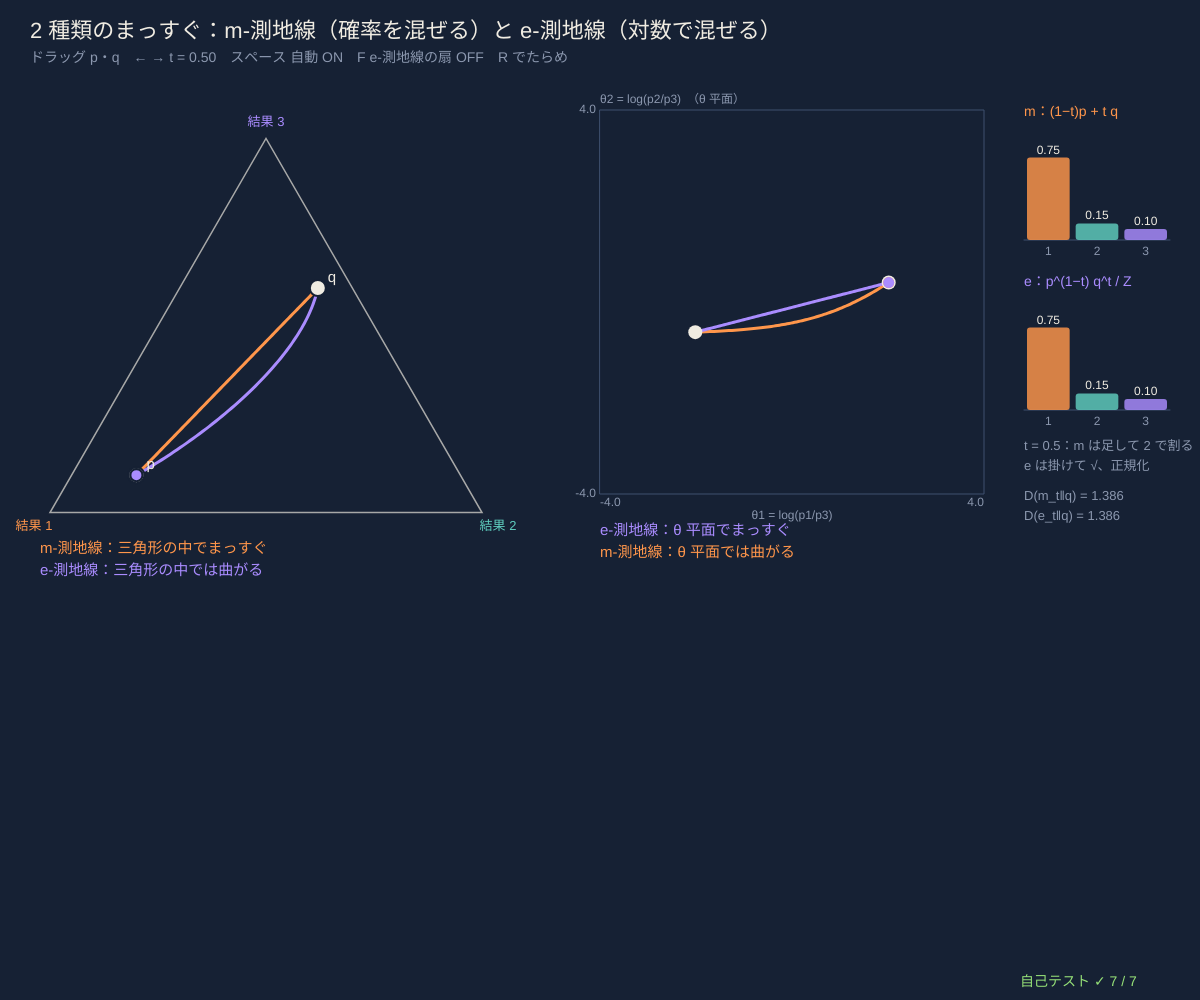
Frame 1 (no input)
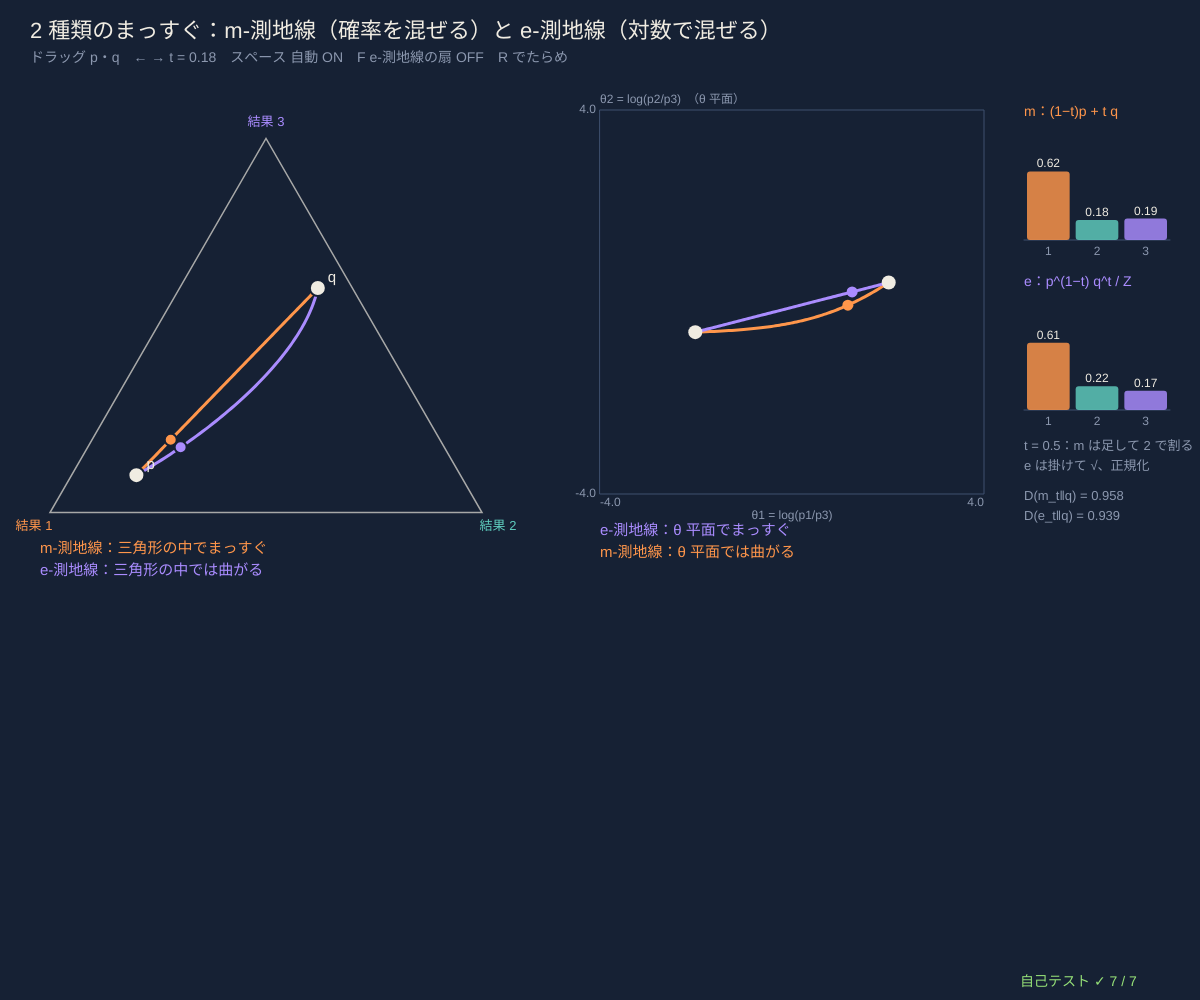
Frame 60 (no input)
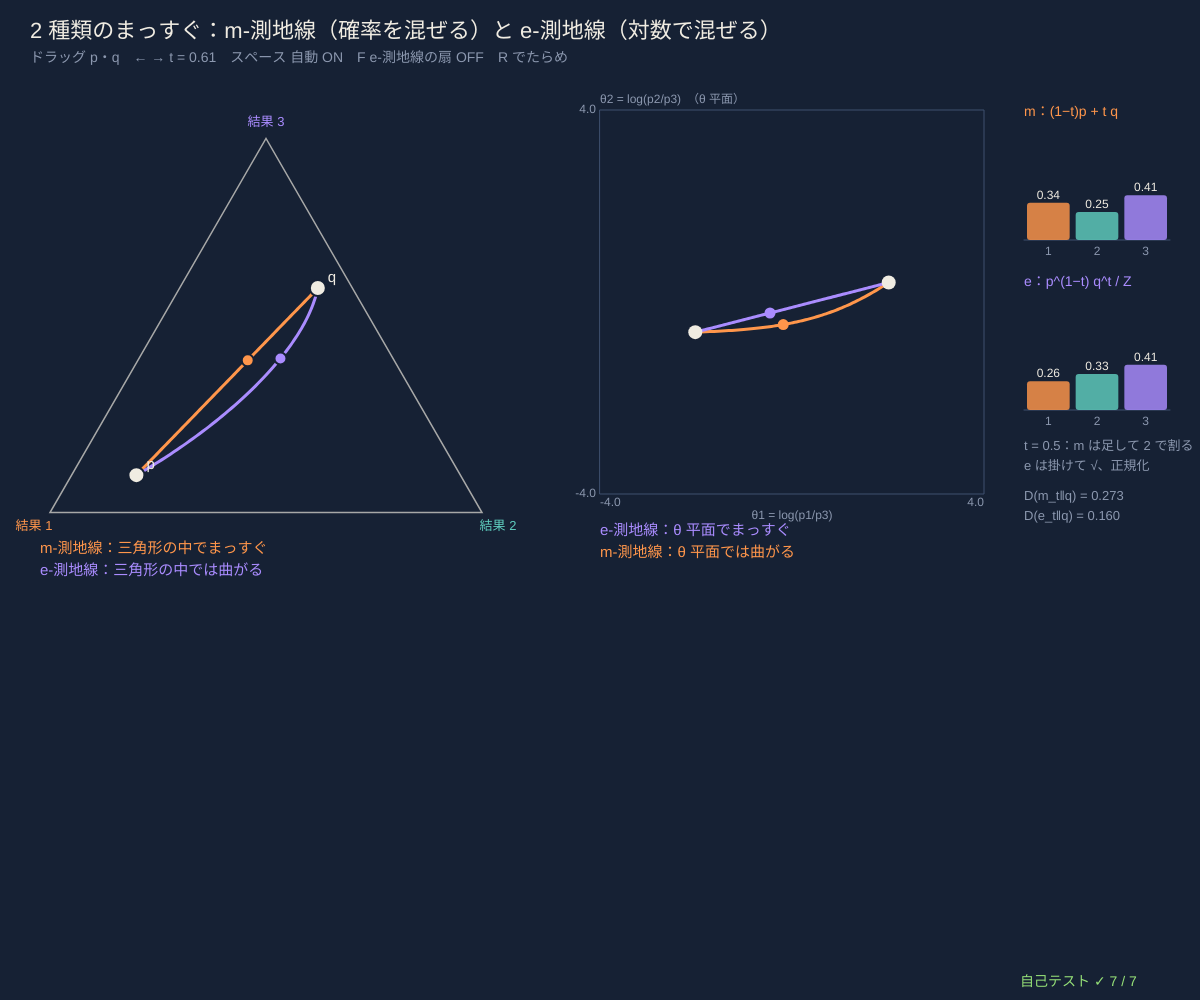
Frame 120 (the mouse pressed at the canvas centre since frame 60)

The p5.js sketch that drew these frames (run headless with seeded random() and noise() and a simulated clock; from frame 60 on, the mouse is pressed at the canvas centre):

// p5.js sketch
// ── sketch.js
// ============================================
// 05 2 種類のまっすぐ ─ 2 つの分布 p と q をつなぐ「まっすぐな道」は 2 つある
// m-測地線（mixture）：確率をそのまま混ぜる p_t = (1−t)p + t q → 確率の三角形（η 座標）でまっすぐ
// e-測地線（exponential）：対数で混ぜて正規化 log p_t = (1−t)log p + t log q − ψ(t) → θ 座標 θ_i = log(p_i/p_3) でまっすぐ
// 片方の座標でまっすぐな線は、もう片方の座標では曲がる（双対平坦）。左 = 確率の三角形、右 = θ 平面
// ドラッグ p・q / ← → t を動かす / スペース 自動 / F e-測地線の扇（q へ向かう道をたくさん）/ R でたらめ
// ============================================

const N_PATH = 80;                       // ★ 道を何分割で描くか
let pA = [0.75, 0.15, 0.1], qA = [0.08, 0.32, 0.6], tCur = 0.5, auto = true, fan = false, fr, tb, grab = null;

function setup() { createCanvas(windowWidth, windowHeight); selfTest(); layout(); }
function windowResized() { resizeCanvas(windowWidth, windowHeight); layout(); }
function layout() {
  let side = Math.min(width * 0.36, (height - 330) / 0.91);
  fr = simplexFrame(40 + side / 2 + 10, 120 + side * 0.62, side);
  let w = Math.min(width * 0.32, height * 0.48); tb = plotBox(width * 0.5, 110, w, w, -4, 4, -4, 4);
}
function thetaOf(p) { return [safeLog(p[0]) - safeLog(p[2]), safeLog(p[1]) - safeLog(p[2])]; }   // ★ θ 座標（3 番目を基準にした対数の比）
function pathOf(fn) { let out = []; for (let k = 0; k <= N_PATH; k++) out.push(fn(pA, qA, k / N_PATH)); return out; }

function draw() {
  background(...BG);
  hudTitle('2 種類のまっすぐ：m-測地線（確率を混ぜる）と e-測地線（対数で混ぜる）', 'ドラッグ p・q　← → t = ' + fmtN(tCur, 2) + '　スペース 自動 ' + (auto ? 'ON' : 'OFF') + '　F e-測地線の扇 ' + (fan ? 'ON' : 'OFF') + '　R でたらめ');
  if (auto) tCur = 0.5 - 0.5 * Math.cos(frameCount * 0.015);
  let mp = pathOf(mixM), ep = pathOf(mixE), mt = mixM(pA, qA, tCur), et = mixE(pA, qA, tCur);
  // ---- 左：確率の三角形
  drawSimplexFrame(fr);
  if (fan) for (let i = 1; i < 10; i++) for (let j = 1; j < 10 - i; j++) {   // いろいろな点から q への e-測地線（m なら全部まっすぐ）
    let s = [i / 10, j / 10, 1 - (i + j) / 10], ps = []; for (let k = 0; k <= 30; k++) ps.push(mixE(s, qA, k / 30)); simplexPath(fr, ps, [...VIOLET, 70], 1);
  }
  simplexPath(fr, mp, ORANGE, 3); simplexPath(fr, ep, VIOLET, 3);
  simplexDot(fr, pA, INK, 16, 'p'); simplexDot(fr, qA, INK, 16, 'q');
  simplexDot(fr, mt, ORANGE, 12); simplexDot(fr, et, VIOLET, 12);
  noStroke(); textSize(15); textAlign(LEFT, BASELINE); fill(...ORANGE); text('m-測地線：三角形の中でまっすぐ', 40, fr.v[0][1] + 40); fill(...VIOLET); text('e-測地線：三角形の中では曲がる', 40, fr.v[0][1] + 62);
  // ---- 右：θ 平面
  drawAxes(tb, 'θ1 = log(p1/p3)', 'θ2 = log(p2/p3)　（θ 平面）');
  plotLine(tb, mp.map(thetaOf), ORANGE, 3); plotLine(tb, ep.map(thetaOf), VIOLET, 3);
  for (let [P, col, r] of [[pA, INK, 14], [qA, INK, 14], [mt, ORANGE, 11], [et, VIOLET, 11]]) { let [x, y] = toScr(tb, ...thetaOf(P)); if (inRect(x, y, tb)) { noStroke(); fill(...col); circle(x, y, r); } }
  noStroke(); textSize(15); fill(...VIOLET); text('e-測地線：θ 平面でまっすぐ', tb.x, tb.y + tb.h + 44); fill(...ORANGE); text('m-測地線：θ 平面では曲がる', tb.x, tb.y + tb.h + 66);
  // ---- 右端：途中の分布の棒グラフと KL
  let bx = tb.x + tb.w + 40, bw = width - bx - 30;
  if (bw > 120) {
    drawBars(mt, { x: bx, y: 130, w: bw, h: 110 }); drawBars(et, { x: bx, y: 300, w: bw, h: 110 });
    fill(...ORANGE); textSize(14); textAlign(LEFT, BASELINE); text('m：(1−t)p + t q', bx, 116); fill(...VIOLET); text('e：p^(1−t) q^t / Z', bx, 286);
    fill(...DIMC); textSize(13);
    text('t = 0.5：m は足して 2 で割る', bx, 450); text('e は掛けて √、正規化', bx, 470);
    text('D(m_t‖q) = ' + fmtN(divKL(mt, qA), 3), bx, 500); text('D(e_t‖q) = ' + fmtN(divKL(et, qA), 3), bx, 520);
  }
  drawSelfTest(width - 180, height - 14);
}
function mousePressed() {
  grab = null;
  for (let [nm, P] of [['p', pA], ['q', qA]]) { let [x, y] = baryToXY(fr, P); if (dist(mouseX, mouseY, x, y) < 22) grab = nm; }
}
function mouseDragged() { if (grab === 'p') pA = clampSimplex(xyToBary(fr, mouseX, mouseY), 0.004); if (grab === 'q') qA = clampSimplex(xyToBary(fr, mouseX, mouseY), 0.004); }
function mouseReleased() { grab = null; }
function keyPressed() {
  if (key === LEFT_ARROW) { auto = false; tCur = clampv(tCur - 0.05, 0, 1); }
  if (key === RIGHT_ARROW) { auto = false; tCur = clampv(tCur + 0.05, 0, 1); }
  if (key === ' ') auto = !auto;
  if (key === 'f' || key === 'F') fan = !fan;
  if (key === 'r' || key === 'R') { pA = rndDist(3, 0.01); qA = rndDist(3, 0.01); }
  return false;
}

// ---- 自己テスト
function selfTest() {
  selfTestResults = [];
  seedRng(21); let okEnd = true, okSum = true, okLineM = true, okLineE = true, okMid = true, maxGap = 0;
  let col = (a, b, c) => Math.abs((b[0] - a[0]) * (c[1] - a[1]) - (b[1] - a[1]) * (c[0] - a[0]));
  for (let k = 0; k < 100; k++) {
    let p = rndDist(3, 0.005), q = rndDist(3, 0.005);
    for (let fn of [mixM, mixE]) {
      let a = fn(p, q, 0), b = fn(p, q, 1);
      if (a.some((v, i) => Math.abs(v - p[i]) > 1e-12) || b.some((v, i) => Math.abs(v - q[i]) > 1e-12)) okEnd = false;
      for (let t of [0.2, 0.5, 0.9]) if (Math.abs(fn(p, q, t).reduce((s, v) => s + v, 0) - 1) > 1e-12) okSum = false;
    }
    let m3 = mixM(p, q, 0.37); if (col(p, q, m3) > 1e-12) okLineM = false;
    let e3 = mixE(p, q, 0.37); if (col(thetaOf(p), thetaOf(q), thetaOf(e3)) > 1e-9 * (1 + Math.abs(thetaOf(q)[0]) * 10)) okLineE = false;
    let em = mixE(p, q, 0.5), g = p.map((v, i) => Math.sqrt(v * q[i])), gs = g.reduce((s, v) => s + v, 0);
    if (em.some((v, i) => Math.abs(v - g[i] / gs) > 1e-12)) okMid = false;
    maxGap = Math.max(maxGap, tvDist(mixM(p, q, 0.5), em));
  }
  check('両方の道とも t = 0 で p、t = 1 で q（100 組、誤差 1e-12）', okEnd);
  check('途中の分布はどれも合計 1', okSum);
  check('m-測地線の途中の点は p・q と一直線（確率の座標で）', okLineM);
  check('e-測地線の途中の点は θ = log(p_i/p_3) の座標で一直線', okLineE);
  check('e の中点 = √(p q) を正規化したもの、m の中点 = (p + q)/2', okMid);
  check('2 つの道はちがう：中点の差（全変動）の最大 ' + fmtN(maxGap, 3), maxGap > 0.05);
  let p = [0.7, 0.2, 0.1], q = [0.1, 0.3, 0.6], cv = true;
  for (let t = 0.1; t < 1; t += 0.1) { let a = divKL(mixM(p, q, t - 0.05), q), b = divKL(mixM(p, q, t), q), c = divKL(mixM(p, q, t + 0.05), q); if (a + c - 2 * b < -1e-12 || b > a) cv = false; }
  check('m-測地線に沿って D(p_t‖q) は減り続け、下に凸', cv);
  reportSelfTest();
}

// ---------- やってみよう ----------
// 1. p と q を三角形の辺の近くに置くと、e-測地線はどう曲がる？ 確率が 0 に近い結果はどうなる？
// 2. F の扇：q へ向かう e-測地線はどれも θ 平面でまっすぐ。三角形では？
// 3. t = 0.5 の 2 つの分布を棒グラフで比べよう。どちらが「とがって」いる？
// 4. p と q を入れかえても道は同じ？（向きだけ反対？）
// 5. 次の 06：e と m の 2 本のまっすぐが直角に交わると、ピタゴラスの定理が成り立つ

// ==================================================
// ここから下は「情報幾何の道具」（中身は読まなくても OK。消さないでね）
// ==================================================
// ---- 色と小さな道具（等高線地図の色）
const BG = [22, 33, 52];                // 背景（深いスレートブルー）
const INK = [240, 236, 226];            // 文字（紙の白）
const ORANGE = [255, 150, 75], VIOLET = [170, 140, 255], TEAL = [95, 205, 190], ROSE = [255, 110, 125], LIME = [150, 225, 120], SAND = [235, 210, 150];
const DIMC = [140, 152, 175], PANEL = [32, 46, 70], WIRE = [62, 80, 110];
const OUTC = [[255, 150, 75], [95, 205, 190], [170, 140, 255], [235, 210, 150], [255, 110, 125], [150, 225, 120], [120, 175, 255], [230, 140, 210]];   // 結果ごとの色
function clampv(v, a, b) { return v < a ? a : v > b ? b : v !== v ? a : v; }     // NaN なら a に戻す
function fmtN(v, d) { if (typeof v !== 'number' || v !== v) return '?'; if (!isFinite(v)) return v > 0 ? '∞' : '−∞'; return v.toFixed(d === undefined ? 2 : d); }
function fmtP(p, d) { return '(' + p.map((v) => fmtN(v, d === undefined ? 2 : d)).join(', ') + ')'; }
function hudTitle(t, sub) {              // 左上のタイトルと操作の説明
  noStroke(); fill(...INK); textSize(22); textAlign(LEFT, BASELINE); text(t, 30, 38);
  fill(...DIMC); textSize(14); textLeading(19); text(sub, 30, 62);
}
function inRect(x, y, r) { return x >= r.x && x <= r.x + r.w && y >= r.y && y <= r.y + r.h; }
function drawField(f) { if (f) image(f.img, f.x, f.y, f.w, f.h); }   // 等高線の地図（画像）を描く
function freeField(f) { if (f && f.img) f.img.remove(); }
// ---- 種つきの乱数（同じ種なら毎回同じ列 → 実験をくり返せる）
let rngState = 1;
function seedRng(s) { rngState = (s >>> 0) || 1; }
function rnd() {                       // 0〜1 の一様乱数（mulberry32）
  rngState = (rngState + 0x6d2b79f5) >>> 0;
  let t = rngState;
  t = Math.imul(t ^ (t >>> 15), t | 1);
  t ^= t + Math.imul(t ^ (t >>> 7), t | 61);
  return ((t ^ (t >>> 14)) >>> 0) / 4294967296;
}
function gaussRnd() { let u = 1 - rnd(), v = rnd(); return Math.sqrt(-2 * Math.log(u)) * Math.cos(2 * Math.PI * v); }   // 標準正規分布（ボックス-ミュラー法）
function rndDist(k, floor) {            // でたらめな確率分布（k 個、どれも floor 以上）
  let p = []; for (let i = 0; i < k; i++) p.push(-Math.log(1 - rnd()) + 1e-9);
  return mixFloor(normP(p), floor || 0);
}
function sampleIndex(p) { let u = rnd(), c = 0; for (let i = 0; i < p.length; i++) { c += p[i]; if (u < c) return i; } return p.length - 1; }
// ---- 情報の道具：確率分布 p = [p1, p2, ...]（合計 1）。log(0) は 0·log 0 = 0 として扱う
const TINY = 1e-300;
function normP(p) { let s = 0; for (let v of p) s += Math.max(0, v); if (!(s > 0)) return p.map(() => 1 / p.length); return p.map((v) => Math.max(0, v) / s); }
function mixFloor(p, f) { if (!f) return p; return normP(p.map((v) => Math.max(v, f))); }   // どの確率も f 以上に（0 を避ける）
function safeLog(v) { return Math.log(Math.max(v, TINY)); }
function entropyH(p) { let h = 0; for (let v of p) if (v > 0) h -= v * Math.log(v); return h; }           // エントロピー（ナット）
function divKL(p, q) {                  // KL ダイバージェンス D(p‖q)（ナット）。q が 0 で p > 0 なら ∞
  let d = 0;
  for (let i = 0; i < p.length; i++) { if (p[i] <= 0) continue; if (q[i] <= 0) return Infinity; d += p[i] * Math.log(p[i] / q[i]); }
  return Math.max(0, d);
}
function crossH(p, q) { let h = 0; for (let i = 0; i < p.length; i++) if (p[i] > 0) h -= p[i] * safeLog(q[i]); return h; }  // 交差エントロピー
function bhatta(p, q) { let s = 0; for (let i = 0; i < p.length; i++) s += Math.sqrt(Math.max(0, p[i] * q[i])); return Math.min(1, s); }
function fisherRao(p, q) { return 2 * Math.acos(clampv(bhatta(p, q), -1, 1)); }                          // フィッシャー-ラオ距離 = 球の大円の長さ
function hellingerSq(p, q) { let s = 0; for (let i = 0; i < p.length; i++) { let d = Math.sqrt(p[i]) - Math.sqrt(q[i]); s += d * d; } return s; }   // Σ(√p − √q)²
function tvDist(p, q) { let s = 0; for (let i = 0; i < p.length; i++) s += Math.abs(p[i] - q[i]); return s / 2; }
function alphaDiv(p, q, a) {            // α-ダイバージェンス（甘利の流儀）。α → −1 で D(p‖q)、α → +1 で D(q‖p)
  if (Math.abs(a + 1) < 1e-12) return divKL(p, q);
  if (Math.abs(a - 1) < 1e-12) return divKL(q, p);
  let s = 0, ea = (1 - a) / 2, eb = (1 + a) / 2;
  for (let i = 0; i < p.length; i++) s += Math.pow(Math.max(p[i], 0), ea) * Math.pow(Math.max(q[i], 0), eb);
  return Math.max(0, (4 / (1 - a * a)) * (1 - s));
}
function mixM(p, q, t) { return p.map((v, i) => (1 - t) * v + t * q[i]); }                       // m-測地線：確率をそのまま混ぜる
function mixE(p, q, t) { return normP(p.map((v, i) => Math.exp((1 - t) * safeLog(v) + t * safeLog(q[i])))); }   // e-測地線：対数で混ぜて正規化
function mixAlpha(p, q, t, a) {         // α-測地線：u^((1−α)/2) で混ぜて正規化（α = −1 は m、α = +1 は e）
  if (Math.abs(a - 1) < 1e-9) return mixE(p, q, t);
  let ex = (1 - a) / 2;
  return normP(p.map((v, i) => Math.pow((1 - t) * Math.pow(v, ex) + t * Math.pow(q[i], ex), 1 / ex)));
}
function bitsOf(nat) { return nat / Math.LN2; }
// ---- 確率の三角形（3 つの結果）：頂点 1 = 左下、2 = 右下、3 = 上。点 = 確率で重みをつけた頂点の平均（重心座標）
function simplexFrame(cx, cy, side) {
  let h = (side * Math.sqrt(3)) / 2;
  return { cx, cy, side, v: [[cx - side / 2, cy + h / 3], [cx + side / 2, cy + h / 3], [cx, cy - (2 * h) / 3]] };
}
function baryToXY(fr, p) { let x = 0, y = 0; for (let i = 0; i < 3; i++) { x += p[i] * fr.v[i][0]; y += p[i] * fr.v[i][1]; } return [x, y]; }
function xyToBary(fr, x, y) {           // 画面の点 → (p1, p2, p3)（三角形の外なら一番近い所へ寄せる）
  let [a, b, c] = fr.v, det = (b[1] - c[1]) * (a[0] - c[0]) + (c[0] - b[0]) * (a[1] - c[1]);
  let l1 = ((b[1] - c[1]) * (x - c[0]) + (c[0] - b[0]) * (y - c[1])) / det;
  let l2 = ((c[1] - a[1]) * (x - c[0]) + (a[0] - c[0]) * (y - c[1])) / det;
  return [l1, l2, 1 - l1 - l2];
}
function clampSimplex(p, f) { return mixFloor(normP(p), f === undefined ? 0.002 : f); }
function drawSimplexFrame(fr, names) {  // 三角形のふちと頂点の名前
  noFill(); stroke(...INK, 170); strokeWeight(1.5);
  triangle(fr.v[0][0], fr.v[0][1], fr.v[1][0], fr.v[1][1], fr.v[2][0], fr.v[2][1]);
  noStroke(); textSize(13); textAlign(CENTER, CENTER);
  let off = [[-16, 14], [16, 14], [0, -16]];
  for (let i = 0; i < 3; i++) { fill(...OUTC[i]); text(names ? names[i] : '結果 ' + (i + 1), fr.v[i][0] + off[i][0], fr.v[i][1] + off[i][1]); }
}
function simplexPath(fr, ps, col, w) {  // 分布の列を三角形の上の折れ線に（空なら何もしない）
  if (!ps || ps.length < 2) return;
  noFill(); stroke(...col); strokeWeight(w || 2.5); beginShape();
  for (let p of ps) { let [x, y] = baryToXY(fr, p); vertex(x, y); }
  endShape(); noStroke();
}
function simplexDot(fr, p, col, r, name) {
  let [x, y] = baryToXY(fr, p);
  stroke(...BG); strokeWeight(2); fill(...col); circle(x, y, r || 14);
  if (name) { noStroke(); fill(...col); textSize(15); textAlign(LEFT, CENTER); text(name, x + 10, y - 10); }
}
// ★ 等高線の地図：三角形の中の各点で fn(p) を計算し、levels の間隔で色の帯と線を描いた画像を作る（半分の解像度）
function simplexField(fr, fn, opt) {
  opt = opt || {};
  let pad = 4, x0 = Math.min(fr.v[0][0], fr.v[2][0]) - pad, y0 = fr.v[2][1] - pad, w = fr.side + 2 * pad, h = fr.v[0][1] - fr.v[2][1] + 2 * pad;
  let res = opt.res || 2, gw = Math.ceil(w / res), gh = Math.ceil(h / res);
  let g = createGraphics(gw, gh); g.pixelDensity(1); g.loadPixels();
  let vals = new Float64Array(gw * gh).fill(NaN), lv = opt.level || 0.1, vmax = opt.vmax || 1, c0 = opt.c0 || [40, 60, 95], c1 = opt.c1 || ORANGE;
  for (let j = 0; j < gh; j++) for (let i = 0; i < gw; i++) {
    let b = xyToBary(fr, x0 + (i + 0.5) * res, y0 + (j + 0.5) * res);
    if (b[0] < 0 || b[1] < 0 || b[2] < 0) continue;
    vals[j * gw + i] = fn(b.map((v) => Math.max(v, 1e-12)));
  }
  for (let j = 0; j < gh; j++) for (let i = 0; i < gw; i++) {
    let k = j * gw + i, v = vals[k], o = 4 * k;
    if (v !== v) { g.pixels[o + 3] = 0; continue; }
    let band = Math.floor(Math.min(v, vmax * 4) / lv), t = clampv(v / vmax, 0, 1), sh = band % 2 ? 0.9 : 1;
    let edge = false, cap = opt.cap || Infinity;   // cap より大きい所には線を描かない（線が混みすぎるので）
    if (v < cap && i + 1 < gw && vals[k + 1] === vals[k + 1] && Math.floor(Math.min(vals[k + 1], vmax * 4) / lv) !== band) edge = true;
    if (v < cap && j + 1 < gh && vals[k + gw] === vals[k + gw] && Math.floor(Math.min(vals[k + gw], vmax * 4) / lv) !== band) edge = true;
    for (let c = 0; c < 3; c++) g.pixels[o + c] = edge ? 245 : (c0[c] + (c1[c] - c0[c]) * t) * sh;
    g.pixels[o + 3] = edge ? 200 : 255;
  }
  g.updatePixels();
  return { img: g, x: x0, y: y0, w: gw * res, h: gh * res };
}
// ---- 棒グラフ（ドラッグで高さを変えられる）
function drawBars(p, r, opt) {          // r = {x, y, w, h}、opt = {cols, names, vmax, ghost（重ねて描く別の分布）}
  opt = opt || {};
  let k = p.length, bw = r.w / k, vmax = opt.vmax || 1;
  stroke(...WIRE); strokeWeight(1); line(r.x, r.y + r.h, r.x + r.w, r.y + r.h);
  for (let i = 0; i < k; i++) {
    let hh = (clampv(p[i], 0, vmax) / vmax) * r.h, col = (opt.cols || OUTC)[i % 8];
    noStroke(); fill(...col, 210); rect(r.x + i * bw + 3, r.y + r.h - hh, bw - 6, hh, 3);
    if (opt.ghost) { let gh = (clampv(opt.ghost[i], 0, vmax) / vmax) * r.h; noFill(); stroke(...INK); strokeWeight(1.5); rect(r.x + i * bw + 3, r.y + r.h - gh, bw - 6, gh, 3); }
    noStroke(); fill(...INK); textSize(12); textAlign(CENTER, BASELINE);
    if (bw >= 30) text(fmtN(p[i], 2), r.x + (i + 0.5) * bw, r.y + r.h - hh - 4);   // 細い棒では数字を省く
    fill(...DIMC); text(opt.names ? opt.names[i] : String(i + 1), r.x + (i + 0.5) * bw, r.y + r.h + 15);
  }
}
function barsDrag(p, r, mx, my, floor) {  // 棒をドラッグ：i 番目の高さを変えて、残りを比例で縮める（合計 1 のまま）
  let k = p.length, i = Math.floor((mx - r.x) / (r.w / k));
  if (i < 0 || i >= k || my < r.y - 30 || my > r.y + r.h + 20) return p;
  let v = clampv((r.y + r.h - my) / r.h, floor || 0.001, 1 - (floor || 0.001) * (k - 1)), rest = 1 - p[i], q = p.slice();
  for (let j = 0; j < k; j++) q[j] = j === i ? v : rest > 1e-9 ? (p[j] / rest) * (1 - v) : (1 - v) / (k - 1);
  return mixFloor(q, floor || 0.001);
}
// ---- 2 次元の図の枠（データ座標 ↔ 画面）
function plotBox(x, y, w, h, x0, x1, y0, y1) { return { x, y, w, h, x0, x1, y0, y1 }; }
function toScr(b, u, v) { return [b.x + ((u - b.x0) / (b.x1 - b.x0)) * b.w, b.y + b.h - ((v - b.y0) / (b.y1 - b.y0)) * b.h]; }
function fromScr(b, sx, sy) { return [b.x0 + ((sx - b.x) / b.w) * (b.x1 - b.x0), b.y0 + ((b.y + b.h - sy) / b.h) * (b.y1 - b.y0)]; }
function drawAxes(b, xl, yl) {
  noFill(); stroke(...WIRE); strokeWeight(1); rect(b.x, b.y, b.w, b.h);
  noStroke(); fill(...DIMC); textSize(12); textAlign(CENTER, TOP); text(xl, b.x + b.w / 2, b.y + b.h + 16);
  textAlign(LEFT, TOP); text(fmtN(b.x0, 1), b.x, b.y + b.h + 3); textAlign(RIGHT, TOP); text(fmtN(b.x1, 1), b.x + b.w, b.y + b.h + 3);
  textAlign(RIGHT, CENTER); text(fmtN(b.y0, 1), b.x - 4, b.y + b.h); text(fmtN(b.y1, 1), b.x - 4, b.y); textAlign(LEFT, BOTTOM); text(yl, b.x, b.y - 4);
}
function plotLine(b, pts, col, w) {      // データ座標の点列を折れ線に（枠の外の部分は枠のふちで切る）
  if (!pts || pts.length < 2) return;
  noFill(); stroke(...col); strokeWeight(w || 2);
  let run = [], x0 = b.x - 1, x1 = b.x + b.w + 1, y0 = b.y - 1, y1 = b.y + b.h + 1;
  let flush = () => { if (run.length >= 2) { beginShape(); for (let q of run) vertex(q[0], q[1]); endShape(); } run = []; };
  let clip = (a, c) => {                 // 線分 a→c の枠の中の部分 [t0, t1]（リャン-バースキー法）。なければ null
    let t0 = 0, t1 = 1, dx = c[0] - a[0], dy = c[1] - a[1];
    for (let [p, q] of [[-dx, a[0] - x0], [dx, x1 - a[0]], [-dy, a[1] - y0], [dy, y1 - a[1]]]) {
      if (p === 0) { if (q < 0) return null; continue; }
      let r = q / p; if (p < 0) t0 = Math.max(t0, r); else t1 = Math.min(t1, r);
    }
    return t0 <= t1 ? [t0, t1] : null;
  };
  let prev = null;
  for (let p of pts) {
    let s = toScr(b, p[0], p[1]);
    if (!(s[0] === s[0] && s[1] === s[1] && isFinite(s[0]) && isFinite(s[1]))) { flush(); prev = null; continue; }
    if (prev) {
      let c = clip(prev, s);
      if (!c) flush();
      else {
        let A = [prev[0] + c[0] * (s[0] - prev[0]), prev[1] + c[0] * (s[1] - prev[1])], B = [prev[0] + c[1] * (s[0] - prev[0]), prev[1] + c[1] * (s[1] - prev[1])];
        if (c[0] > 0) { flush(); run.push(A); } else if (!run.length) run.push(A);
        run.push(B);
        if (c[1] < 1) flush();
      }
    }
    prev = s;
  }
  flush(); noStroke();                  // あとの文字にふちがつかないように
}
function gridField(b, fn, opt) {        // 長方形の上の等高線の地図（fn(u, v)）
  opt = opt || {};
  let res = opt.res || 3, gw = Math.ceil(b.w / res), gh = Math.ceil(b.h / res), g = createGraphics(gw, gh); g.pixelDensity(1); g.loadPixels();
  let vals = new Float64Array(gw * gh), lv = opt.level || 0.1, vmin = opt.vmin || 0, vmax = opt.vmax || 1, c0 = opt.c0 || [40, 60, 95], c1 = opt.c1 || ORANGE;
  for (let j = 0; j < gh; j++) for (let i = 0; i < gw; i++) { let [u, v] = fromScr(b, b.x + (i + 0.5) * res, b.y + (j + 0.5) * res); vals[j * gw + i] = fn(u, v); }
  let bandOf = (v) => Math.floor(clampv((v - vmin) / lv, -1e6, 1e6));
  for (let j = 0; j < gh; j++) for (let i = 0; i < gw; i++) {
    let k = j * gw + i, v = vals[k], o = 4 * k, band = bandOf(v), t = clampv((v - vmin) / (vmax - vmin), 0, 1), sh = band % 2 ? 0.9 : 1;
    let edge = v < (opt.cap || Infinity) && ((i + 1 < gw && bandOf(vals[k + 1]) !== band) || (j + 1 < gh && bandOf(vals[k + gw]) !== band));
    for (let c = 0; c < 3; c++) g.pixels[o + c] = edge ? 235 : (c0[c] + (c1[c] - c0[c]) * t) * sh;
    g.pixels[o + 3] = edge ? 170 : 255;
  }
  g.updatePixels();
  return { img: g, x: b.x, y: b.y, w: b.w, h: b.h };
}
// ---- 自己テストの道具
let selfTestResults = [];
function check(name, cond) { selfTestResults.push({ name, ok: !!cond }); }
function reportSelfTest() { for (let r of selfTestResults) (r.ok ? console.log : console.error)((r.ok ? '✓ ' : '✗ ') + r.name); }
function selfTestOk() { return selfTestResults.every((r) => r.ok); }
function selfTestLine() { let n = selfTestResults.filter((r) => r.ok).length; return '自己テスト ' + (n === selfTestResults.length ? '✓ ' : '✗ ') + n + ' / ' + selfTestResults.length; }
function drawSelfTest(x, y) { noStroke(); fill(...(selfTestOk() ? LIME : ROSE)); textSize(14); textAlign(LEFT, BASELINE); text(selfTestLine(), x, y); }
